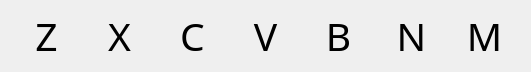
  <widget class="QWidget" name="layoutWidget_3">
   <property name="geometry">
    <rect>
     <x>90</x>
     <y>260</y>
     <width>531</width>
     <height>52</height>
    </rect>
   </property>
   <layout class="QHBoxLayout" name="horizontalLayout">
    <property name="spacing">
     <number>2</number>
    </property>
    <property name="sizeConstraint">
     <enum>QLayout::SetMinimumSize</enum>
    </property>
    <item>
     <widget class="NumpadButton" name="K_z">
      <property name="sizePolicy">
       <sizepolicy hsizetype="Expanding" vsizetype="Fixed">
        <horstretch>0</horstretch>
        <verstretch>0</verstretch>
       </sizepolicy>
      </property>
      <property name="minimumSize">
       <size>
        <width>55</width>
        <height>50</height>
       </size>
      </property>
      <property name="maximumSize">
       <size>
        <width>16777215</width>
        <height>60</height>
       </size>
      </property>
      <property name="font">
       <font>
        <family>Modern</family>
        <pointsize>29</pointsize>
        <weight>50</weight>
        <italic>false</italic>
        <bold>false</bold>
        <underline>false</underline>
        <strikeout>false</strikeout>
        <stylestrategy>PreferDefault</stylestrategy>
       </font>
      </property>
      <property name="tabletTracking">
       <bool>false</bool>
      </property>
      <property name="layoutDirection">
       <enum>Qt::RightToLeft</enum>
      </property>
      <property name="text">
       <string>Z</string>
      </property>
      <property name="flat">
       <bool>true</bool>
      </property>
      <property name="position" stdset="0">
       <string>left</string>
      </property>
     </widget>
    </item>
    <item>
     <widget class="NumpadButton" name="K_x">
      <property name="sizePolicy">
       <sizepolicy hsizetype="Expanding" vsizetype="Fixed">
        <horstretch>0</horstretch>
        <verstretch>0</verstretch>
       </sizepolicy>
      </property>
      <property name="minimumSize">
       <size>
        <width>55</width>
        <height>50</height>
       </size>
      </property>
      <property name="maximumSize">
       <size>
        <width>16777215</width>
        <height>50</height>
       </size>
      </property>
      <property name="font">
       <font>
        <family>Modern</family>
        <pointsize>29</pointsize>
        <weight>50</weight>
        <italic>false</italic>
        <bold>false</bold>
        <underline>false</underline>
        <strikeout>false</strikeout>
        <stylestrategy>PreferDefault</stylestrategy>
       </font>
      </property>
      <property name="tabletTracking">
       <bool>false</bool>
      </property>
      <property name="layoutDirection">
       <enum>Qt::RightToLeft</enum>
      </property>
      <property name="text">
       <string>X</string>
      </property>
      <property name="flat">
       <bool>true</bool>
      </property>
      <property name="position" stdset="0">
       <string>left</string>
      </property>
     </widget>
    </item>
    <item>
     <widget class="NumpadButton" name="K_c">
      <property name="sizePolicy">
       <sizepolicy hsizetype="Expanding" vsizetype="Fixed">
        <horstretch>0</horstretch>
        <verstretch>0</verstretch>
       </sizepolicy>
      </property>
      <property name="minimumSize">
       <size>
        <width>55</width>
        <height>50</height>
       </size>
      </property>
      <property name="maximumSize">
       <size>
        <width>16777215</width>
        <height>50</height>
       </size>
      </property>
      <property name="font">
       <font>
        <family>Modern</family>
        <pointsize>29</pointsize>
        <weight>50</weight>
        <italic>false</italic>
        <bold>false</bold>
        <underline>false</underline>
        <strikeout>false</strikeout>
        <stylestrategy>PreferDefault</stylestrategy>
       </font>
      </property>
      <property name="tabletTracking">
       <bool>false</bool>
      </property>
      <property name="layoutDirection">
       <enum>Qt::RightToLeft</enum>
      </property>
      <property name="text">
       <string>C</string>
      </property>
      <property name="flat">
       <bool>true</bool>
      </property>
      <property name="position" stdset="0">
       <string>left</string>
      </property>
     </widget>
    </item>
    <item>
     <widget class="NumpadButton" name="K_v">
      <property name="sizePolicy">
       <sizepolicy hsizetype="Expanding" vsizetype="Fixed">
        <horstretch>0</horstretch>
        <verstretch>0</verstretch>
       </sizepolicy>
      </property>
      <property name="minimumSize">
       <size>
        <width>55</width>
        <height>50</height>
       </size>
      </property>
      <property name="maximumSize">
       <size>
        <width>16777215</width>
        <height>50</height>
       </size>
      </property>
      <property name="font">
       <font>
        <family>Modern</family>
        <pointsize>29</pointsize>
        <weight>50</weight>
        <italic>false</italic>
        <bold>false</bold>
        <underline>false</underline>
        <strikeout>false</strikeout>
        <stylestrategy>PreferDefault</stylestrategy>
       </font>
      </property>
      <property name="tabletTracking">
       <bool>false</bool>
      </property>
      <property name="layoutDirection">
       <enum>Qt::RightToLeft</enum>
      </property>
      <property name="text">
       <string>V</string>
      </property>
      <property name="flat">
       <bool>true</bool>
      </property>
      <property name="position" stdset="0">
       <string>left</string>
      </property>
     </widget>
    </item>
    <item>
     <widget class="NumpadButton" name="K_b">
      <property name="sizePolicy">
       <sizepolicy hsizetype="Expanding" vsizetype="Fixed">
        <horstretch>0</horstretch>
        <verstretch>0</verstretch>
       </sizepolicy>
      </property>
      <property name="minimumSize">
       <size>
        <width>55</width>
        <height>50</height>
       </size>
      </property>
      <property name="maximumSize">
       <size>
        <width>16777215</width>
        <height>50</height>
       </size>
      </property>
      <property name="font">
       <font>
        <family>Modern</family>
        <pointsize>29</pointsize>
        <weight>50</weight>
        <italic>false</italic>
        <bold>false</bold>
        <underline>false</underline>
        <strikeout>false</strikeout>
        <stylestrategy>PreferDefault</stylestrategy>
       </font>
      </property>
      <property name="tabletTracking">
       <bool>false</bool>
      </property>
      <property name="layoutDirection">
       <enum>Qt::RightToLeft</enum>
      </property>
      <property name="text">
       <string>B</string>
      </property>
      <property name="flat">
       <bool>true</bool>
      </property>
      <property name="position" stdset="0">
       <string>left</string>
      </property>
     </widget>
    </item>
    <item>
     <widget class="NumpadButton" name="K_n">
      <property name="sizePolicy">
       <sizepolicy hsizetype="Expanding" vsizetype="Fixed">
        <horstretch>0</horstretch>
        <verstretch>0</verstretch>
       </sizepolicy>
      </property>
      <property name="minimumSize">
       <size>
        <width>55</width>
        <height>50</height>
       </size>
      </property>
      <property name="maximumSize">
       <size>
        <width>16777215</width>
        <height>50</height>
       </size>
      </property>
      <property name="font">
       <font>
        <family>Modern</family>
        <pointsize>29</pointsize>
        <weight>50</weight>
        <italic>false</italic>
        <bold>false</bold>
        <underline>false</underline>
        <strikeout>false</strikeout>
        <stylestrategy>PreferDefault</stylestrategy>
       </font>
      </property>
      <property name="tabletTracking">
       <bool>false</bool>
      </property>
      <property name="layoutDirection">
       <enum>Qt::RightToLeft</enum>
      </property>
      <property name="text">
       <string>N</string>
      </property>
      <property name="flat">
       <bool>true</bool>
      </property>
      <property name="position" stdset="0">
       <string>left</string>
      </property>
     </widget>
    </item>
    <item>
     <widget class="NumpadButton" name="K_m">
      <property name="sizePolicy">
       <sizepolicy hsizetype="Expanding" vsizetype="Fixed">
        <horstretch>0</horstretch>
        <verstretch>0</verstretch>
       </sizepolicy>
      </property>
      <property name="minimumSize">
       <size>
        <width>55</width>
        <height>50</height>
       </size>
      </property>
      <property name="maximumSize">
       <size>
        <width>16777215</width>
        <height>50</height>
       </size>
      </property>
      <property name="font">
       <font>
        <family>Modern</family>
        <pointsize>29</pointsize>
        <weight>50</weight>
        <italic>false</italic>
        <bold>false</bold>
        <underline>false</underline>
        <strikeout>false</strikeout>
        <stylestrategy>PreferDefault</stylestrategy>
       </font>
      </property>
      <property name="tabletTracking">
       <bool>false</bool>
      </property>
      <property name="layoutDirection">
       <enum>Qt::RightToLeft</enum>
      </property>
      <property name="text">
       <string>M</string>
      </property>
      <property name="flat">
       <bool>true</bool>
      </property>
      <property name="position" stdset="0">
       <string>left</string>
      </property>
     </widget>
    </item>
   </layout>
  </widget>
